Frame 1 (no input): blank canvas, image omitted
Frame 60 (the mouse pressed at the canvas centre just before this capture): blank canvas, image omitted
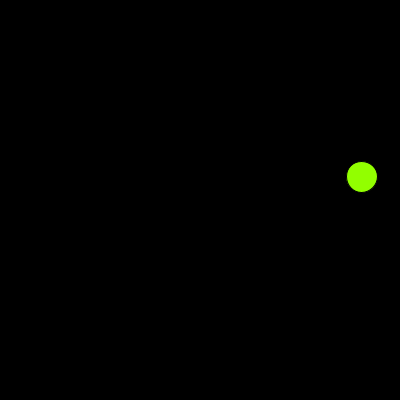
Frame 120 (the mouse held since frame 60 and released just before this capture)

The Processing sketch whose frames 1 and 60 were blank and that drew this single picture after the mouse press (run headless with seeded random() and noise(); from frame 60 on, the mouse is pressed at the canvas centre):

// Processing sketch: processing_84377
// ── processing_84377.pde

ArrayList<Ball> balls;

void setup() {
  size(400, 400);
  colorMode(HSB, 360, 100, 100);
  
  balls = new ArrayList<Ball>();
}

void draw() {
  background(0);
  
  for (Ball ball : balls) {
    ball.update();
    ball.draw();
  }
}

void mousePressed() {
  Ball ball = new Ball(mouseX, mouseY);
  balls.add(ball);
}
class Ball {

  private float x, y;
  private float vx, vy;
  private float size;
  private color col;

  Ball(float x, float y) {
    this.x = x;
    this.y = y;
    
    vx = random(-12, 12);
    vy = random(-12, 12);
    size = random(16, 32);
    col = color(random(360), 100, 100);
  }

  void update() {
    x += vx;
    y += vy;

    if (x < size/2 || width-size/2 <= x)
      vx = -vx;
    if (y < size/2 || height-size/2 <= y)
      vy = -vy;
  }

  void draw() {
    fill(col);
    ellipse(x, y, size, size);
  }
}
